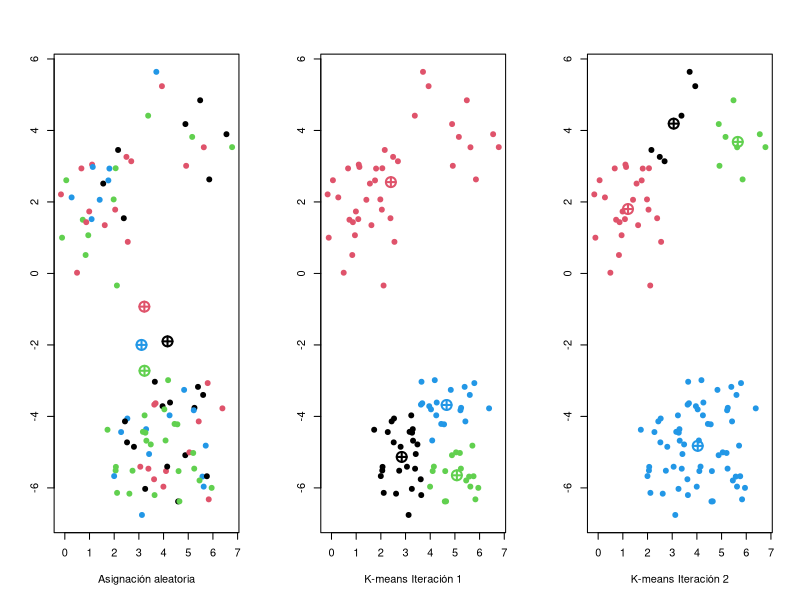

This chart was generated by the following R code:
###Ejecutar online en:
# https://www.tutorialspoint.com/execute_r_online.php
# o
# http://rextester.com/l/r_online_compiler

###K-means
#Ejemplo del material sobre aprendizaje no supervisado del tercer módulo de la PEC6.

#Guarda la configuración original de los gráficos.
default <- par()

#Define la semilla de pseudoaleatoriedad para reproducibilidad.
set.seed(10)

#Genera una matrix de 2x100 valores, siguiendo una distribución normal con media 0 (valor por defecto) y desviación estándar 1 (valor por defecto).
x=matrix(rnorm(100*2),100,2)

#Genera una matrix de 2x4 valores, siguiendo una distribución normal con media 0 (valor por defecto) y desviación estándar 4.
xmean=matrix(rnorm(8,sd=4),4,2)

#Genera un vector de 100 valores enteros aleatorios entre 1 y 4.
which=sample(1:4,100,replace=TRUE)

#Genera el conjunto final de valores.
x=x+xmean[which,]

#Genera un vector de 100 valores enteros aleatorios entre 1 y 4, para la asignación inicial de grupos.
col_ini=sample(1:4,100,replace=TRUE)

#Permite visualizar 3 gráficos de forma simultanea.
par(mfrow=c(1,3))

#Visualiza los datos y la asignación inicial alteatoria.
plot(x,ylab="",xlab="Asignaci\u{F3}n aleatoria",col=col_ini,pch=19)

#Calcula los centroides de las muestras sin agrupar, y los visualiza.
centroids_init=matrix(NA,4,2)
for(i in 1:4){
  centroids_init[i,] <- colMeans(x[col_ini==i,])
}
points(centroids_init,col=c(1,2,3,4),cex=2,pch=10,lwd=2)

#Realiza una agrupación en 4 conuntos con el algoritmo K-means, usando una iteración.
km.out=kmeans(x,4,iter.max=1)

#Visualiza la agrupación y los nuevos centroides.
plot(x,ylab="",xlab="K-means Iteraci\u{F3}n 1",col=km.out$cluster,pch=19)
points(km.out$centers,col=c(1,2,3,4),cex=2,pch=10,lwd=2)


#Realiza una agrupación en 4 conuntos con el algoritmo K-means, usando dos iteraciones.
km.out=kmeans(x,4,iter.max=2)

#Se renombran los grupos para facilitar la visualización.
km.out$cluster[km.out$cluster==3]<-5
km.out$cluster[km.out$cluster==1]<-3
km.out$cluster[km.out$cluster==5]<-1

#Visualiza la agrupación y los nuevos centroides.
plot(x,ylab="",xlab="K-means Iteraci\u{F3}n 2",col=km.out$cluster,pch=19)
points(km.out$centers,col=c(3,2,1,4),cex=2,pch=10,lwd=2)

#Visualiza los datos de la clasificación.
km.out

#Recupera los parámetros gráficos originales.
par(default)
